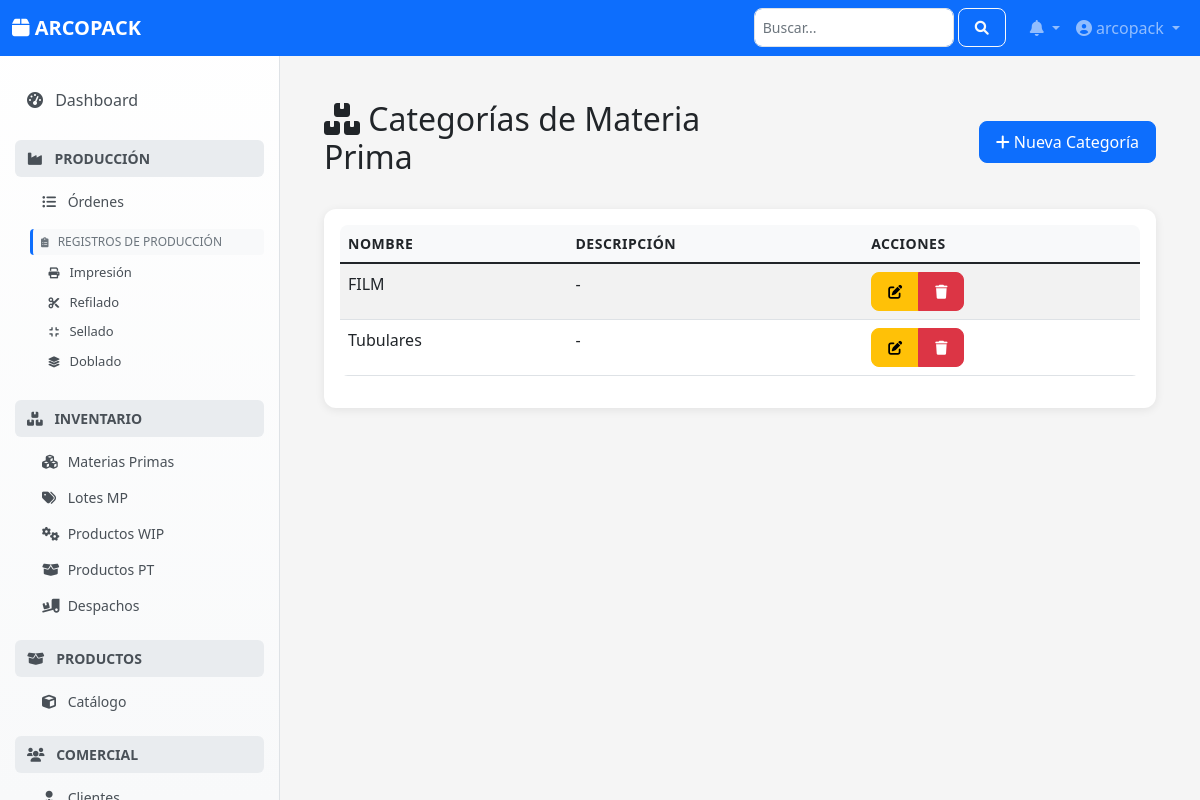
The app's page /configuracion/categorias-mp/ (signed in) with its own data.
### configuracion/models.py (models this page shows, shortened)
class CategoriaMateriaPrima(models.Model):
    nombre = models.CharField(max_length=100, unique=True)
    descripcion = models.TextField(blank=True, null=True)
    class Meta:
        verbose_name = "Categoría Materia Prima"
        verbose_name_plural = "Categorías Materias Primas"
        ordering = ['nombre']

### configuracion/views.py (the view)
# urls.py: path('categorias-mp/', views.CategoriaMPListView.as_view(), name='categoria-mp-list'),
class CategoriaMPListView(BaseListView):
    model = CategoriaMateriaPrima
    template_name = 'configuracion/categoria_mp_list.html'
    context_object_name = 'object_list'
    url_prefix = 'categoria-mp'

### configuracion/base_views.py (called while the page is built, shortened)
def is_admin_user(user):
    return user.is_authenticated and (user.is_staff or user.is_superuser)

    def test_func(self):
        return is_admin_user(self.request.user)

    def get_context_data(self, **kwargs):
        context = super().get_context_data(**kwargs)
        context['search'] = self.request.GET.get('search', '')
        return context

    def get_queryset(self):
        queryset = super().get_queryset()
        search = self.request.GET.get('search')
        return queryset

### notificaciones/context_processors.py (called while the page is built)
def notifications(request):
    if request.user.is_authenticated:
        notificaciones_no_leidas = Notificacion.objects.filter(
            usuario=request.user,
            leida=False
        ).count()
        notificaciones = Notificacion.objects.filter(
            usuario=request.user
        ).order_by('-fecha_creacion')[:5]
        return {
            'notificaciones': notificaciones,
            'notificaciones_no_leidas': notificaciones_no_leidas
        }
    return {
        'notificaciones': [],
        'notificaciones_no_leidas': 0
    }

### configuracion/templates/configuracion/categoria_mp_list.html (shortened to what this page needs)
{% extends "base.html" %}
{% block content %}
<div class="container">
    <div class="row mb-4 align-items-center">
        <div class="col">
            <h2><i class="fas fa-boxes"></i> Categorías de Materia Prima</h2>
        </div>
        <div class="col text-end">
            <a href="{% url 'configuracion_web:categoria-mp-create' %}" class="btn btn-primary">
                <i class="fas fa-plus"></i> Nueva Categoría
            </a>
        </div>
    </div>
    <div class="card">
        <div class="card-body">
            <div class="table-responsive">
                <table class="table table-striped table-hover">
                    <thead>
                        <tr>
                            <th>Nombre</th>
                            <th>Descripción</th>
                            <th>Acciones</th>
                        </tr>
                    </thead>
                    <tbody>
                        {% for categoria in object_list %}
                        <tr>
                            <td>{{ categoria.nombre }}</td>
                            <td>{{ categoria.descripcion|default:"-"|truncatechars:100 }}</td>
                            <td>
                                <div class="btn-group">
                                    <a href="{% url 'configuracion_web:categoria-mp-update' categoria.pk %}"
                                       class="btn btn-sm btn-warning" title="Editar">
                                        <i class="fas fa-edit"></i>
                                    </a>
                                    <a href="{% url 'configuracion_web:categoria-mp-delete' categoria.pk %}"
                                       class="btn btn-sm btn-danger" title="Eliminar">
                                        <i class="fas fa-trash"></i>
                                    </a>
                                </div>
                            </td>
                        </tr>
                        {% empty %}
                        <tr>
                            <td colspan="3" class="text-center">No se encontraron categorías</td>
                        </tr>
                        {% endfor %}
                    </tbody>
                </table>
            </div>
        </div>
    </div>
</div>
{% endblock %}

### templates/layouts/navbar.html (shortened to what this page needs)
<nav class="navbar navbar-expand-lg navbar-dark bg-primary fixed-top">
    <div class="container-fluid">
        <a class="navbar-brand" href="{% url 'root' %}">
            <i class="fas fa-box"></i> ARCOPACK
        </a>
        <div class="collapse navbar-collapse" id="navbarNav">
            <ul class="navbar-nav ms-auto">
                <li class="nav-item me-3">
                    <form class="d-flex" role="search">
                        <input class="form-control form-control-sm" type="search" placeholder="Buscar..." aria-label="Search">
                        <button class="btn btn-outline-light btn-sm ms-1" type="submit">
                            <i class="fas fa-search"></i>
                        </button>
                    </form>
                </li>
                <li class="nav-item dropdown">
                    <a class="nav-link dropdown-toggle position-relative" href="#" id="notificationsDropdown" role="button"
                       data-bs-toggle="dropdown">
                        <i class="fas fa-bell"></i>
                    </a>
                </li>
                <li class="nav-item dropdown">
                    <a class="nav-link dropdown-toggle" href="#" id="userDropdown" role="button"
                       data-bs-toggle="dropdown">
                        <i class="fas fa-user-circle"></i> {{ user.get_full_name|default:user.username }}
                    </a>
                </li>
            </ul>
        </div>
    </div>
</nav>

### templates/base.html (style rules this page uses)
:root { --primary-color: #0d6efd; --secondary-color: #6c757d; --success-color: #198754; --warning-color: #ffc107; --danger-color: #dc3545; --info-color: #0dcaf0; --light-color: #f8f9fa; --dark-color: #212529; --sidebar-width: 280px; }
body { font-family: 'Segoe UI', Tahoma, Geneva, Verdana, sans-serif; background-color: #f5f5f5; }
.card { border: none; border-radius: 12px; box-shadow: 0 2px 10px rgba(0, 0, 0, 0.08); margin-bottom: 1.5rem; transition: all 0.3s ease; }
.btn { border-radius: 8px; font-weight: 500; padding: 0.5rem 1rem; transition: all 0.2s ease; }
.form-control, .form-select { border-radius: 8px; border: 1px solid #dee2e6; transition: all 0.2s ease; }
.table { border-radius: 8px; overflow: hidden; }
.table th { background-color: var(--light-color); border: none; font-weight: 600; text-transform: uppercase; font-size: 0.875rem; letter-spacing: 0.5px; }
.fade-in { animation: fadeIn 0.5s ease-out; }

### templates/layouts/navbar.html (style rules this page uses)
.navbar-brand { font-weight: 600; font-size: 1.25rem; }
.form-control-sm { width: 200px; }

### records on screen
CategoriaMateriaPrima: nombre "FILM", descripcion "-"
CategoriaMateriaPrima: nombre "Tubulares", descripcion "-"

### other values on screen
{{ user.get_full_name|default:user.username }} "arcopack"
